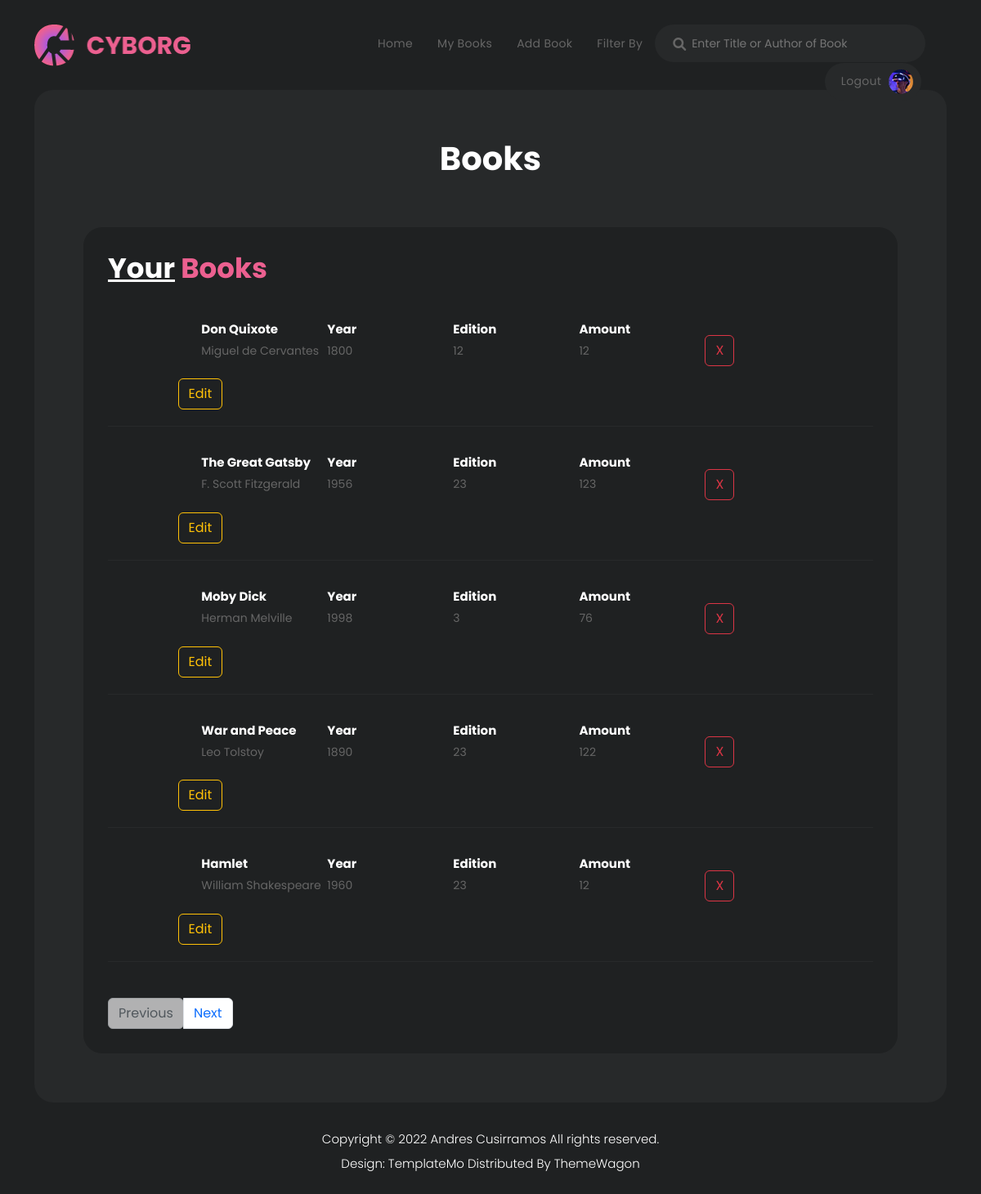
Screenshot of / (signed in) with the database file from the repository.
### website/models.py (models this page shows)
class Book(db.Model):
    id = db.Column(db.Integer, primary_key=True)
    title = db.Column(db.String(150))
    author = db.Column(db.String(150))
    year = db.Column(db.String(50))
    edition = db.Column(db.Integer)
    image = db.Column(db.String(500))
    amount = db.Column(db.Integer)

### website/views.py (the view)
@views.route('/', methods=['GET'], defaults={"page": 1})
@views.route('/<int:page>', methods=['GET'])
@login_required
def view(page):
    page = page
    per_page = 5
    threads = Book.query.paginate(page,per_page,error_out=False)
    return render_template("home.html", threads=threads,user=current_user )

### website/__init__.py (called while the page is built)
def create_app():
    app = Flask(__name__)
    app.config['SECRET_KEY'] = 'hjshjhdjah kjshkjdhjs'
    app.config['SQLALCHEMY_DATABASE_URI'] = f'sqlite:///{DB_NAME}'
    db.init_app(app)
    from .views import views
    from .auth import auth
    app.register_blueprint(views, url_prefix='/')
    app.register_blueprint(auth, url_prefix='/')
    from .models import User, Book
    create_database(app)
    login_manager = LoginManager()
    login_manager.login_view = 'auth.login'
    login_manager.init_app(app)
    @login_manager.user_loader
    def load_user(id):
        return User.query.get(int(id))
    return app

### website/templates/home.html (shortened to what this page needs)
{% extends "base.html" %} {% block title %}Home{% endblock %} {% block content
    %}
    <h1 align="center">Books</h1>
    <div class="gaming-library">
      <div class="col-lg-12">
        <div class="heading-section">
          <h4><em>Your</em> Books</h4>
        </div>
        {% for book in threads.items %}
        <div class="item">
          <ul>
            <li><img src="{{book.image}}" alt="" class="templatemo-item"></li>
            <li><h4>{{book.title}}</h4><span>{{book.author}}</span></li>
            <li><h4>Year</h4><span>{{book.year}}</span></li>
            <li><h4>Edition</h4><span>{{book.edition}}</span></li>
            <li><h4>Amount</h4><span>{{book.amount}}</span></li>
            <li><form action="{{url_for('views.delete', id = book.id)}}">
              <button type="submit" class="btn btn-outline-danger">X</button>
            </form></li>
            <li><form action="{{url_for('views.update', id = book.id)}}">
              <button type="submit" class="btn btn-outline-warning">Edit
              </button>
           </form></li>
          </ul>
        </div>
        {% endfor %}
    <nav aria-label="Page navigation example" style="display: inline-block; list-style-type: none;">
      <ul class="pagination">
          {% if threads.has_prev %}
            <li class="page-item"> <a class="page-link" href="{{ url_for('views.view', page=threads.prev_num) }}">Previous</a></li>
          {% else %}
            <li class="page-item"><a class="page-link btn disabled" href="#">Previous</a></li>
          {% endif %}
          {% if threads.has_next %}
            <li class="page-item"> <a class="page-link" href="{{ url_for('views.view', page=threads.next_num) }}">Next</a></li>
          {% else %}
            <li class="page-item"><a class="page-link btn disabled" href="#">Next</a></li>
          {% endif %}
      </ul>
    </nav>
  {% endblock %}

### website/templates/base.html (shortened to what this page needs)
<!DOCTYPE html>
<html>
  <head>
    <link rel= "stylesheet" type= "text/css" href= "{{ url_for('static',filename='vendor/bootstrap/css/bootstrap.min.css') }}">
    <link rel= "stylesheet" type= "text/css" href= "{{ url_for('static',filename='assets/css/fontawesome.css') }}">
    <link rel= "stylesheet" type= "text/css" href= "{{ url_for('static',filename='assets/css/fontawesome.css') }}">
    <link rel= "stylesheet" type= "text/css" href= "{{ url_for('static',filename='assets/css/templatemo-cyborg-gaming.css') }}">
    <link rel= "stylesheet" type= "text/css" href= "{{ url_for('static',filename='assets/css/owl.css') }}">
    <link rel= "stylesheet" type= "text/css" href= "{{ url_for('static',filename='assets/css/animate.css') }}">
    <link rel= "stylesheet" type= "text/css" href= "{{ url_for('static',filename='assets/css/fontawesome.css') }}">
    <link rel= "stylesheet" type= "text/css" href= "{{ url_for('static',filename='assets/css/fontawesome.css') }}">
    <link rel= "stylesheet" type= "text/css" href= "{{ url_for('static',filename='assets/css/fontawesome.css') }}">
    <link rel="stylesheet"href="https://unpkg.com/swiper@7/swiper-bundle.min.css"/>
  </head>
  <body>
        <header class="header-area header-sticky">
          <div class="container">
              <div class="row">
                  <div class="col-12">
                      <nav class="main-nav">
                          <a href="/" class="logo">
                              <img src= "{{ url_for('static',filename='assets/images/logo.png') }}" alt="">
                          </a>
                          <ul class="nav">
                            {% if user.is_authenticated %}
                              <li> <a class="nav-item nav-link" id="screen" href="/screen">Home</a></li>
                              <li><a class="nav-item nav-link" id="home" href="/">My Books</a<li>
                              <li><a class="nav-item nav-link" id="books" href="/books">Add Book</a></li>
                              <li><a class="nav-item nav-link" id="filterby" href="/filterby">Filter by</a></li>
                              <div class="search-input">
                                <form id="search" method="POST" action="{{'search'}} ">
                                  <input  type='text' name="title" placeholder="Enter Title or Author of Book"  id='searchText'  onkeypress="handle" />
                                  <i class="fa fa-search"></i>
                                </form>
                              </div>
                              <li><a href="/logout" id= "logout">Logout <img src="{{ url_for('static',filename='assets/images/profile-header.jpg') }}" alt=""></a></li>
                              {% else %}
                              <li><a class="nav-item nav-link" id="login" href="/login">Login</a></li>
                              <li><a class="nav-item nav-link" id="signUp" href="/sign-up">Sign Up</a></li>
                              {% endif %}
                          </ul>
                      </nav>
                  </div>
              </div>
          </div>
        </header>
        <div class="container">
          <div class="row">
            <div class="col-lg-12">
              <div class="page-content">{% block content %} {% endblock %}
              </div>
            </div>
          </div>
        </div>
        <footer>
          <div class="container">
            <div class="row">
              <div class="col-lg-12">
                <p>Copyright © 2022 <a href="#">Andres Cusirramos</a>  All rights reserved.
                <br>Design: <a href="https://templatemo.com" target="_blank" title="free CSS templates">TemplateMo</a>  Distributed By <a href="https://themewagon.com" target="_blank" >ThemeWagon</a></p>
              </div>
            </div>
          </div>
        </footer>
        <link rel= "stylesheet" type= "text/css" href= "{{ url_for('static',filename='vendor/jquery/jquery.min.js') }}">
        </body>
</html>

### rows the page displays
Book: title "Don Quixote", author "Miguel de Cervantes", year "1800", edition "12", amount "12"
Book: title "The Great Gatsby", author "F. Scott Fitzgerald", year "1956", edition "23", amount "123"
Book: title "Moby Dick", author "Herman Melville", year "1998", edition "3", amount "76"
Book: title "War and Peace", author "Leo Tolstoy", year "1890", edition "23", amount "122"
Book: title "Hamlet", author "William Shakespeare", year "1960", edition "23", amount "12"
